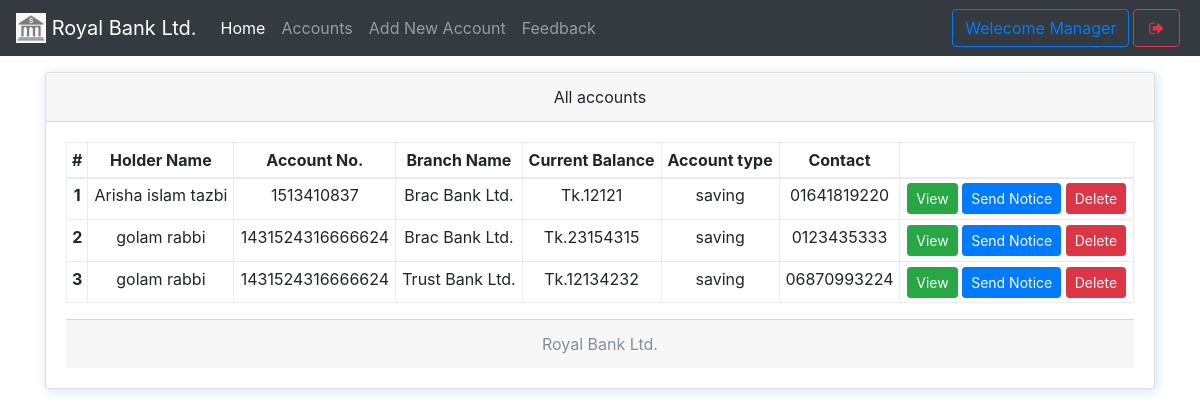
The page /mindex.php (signed in) on the database its author committed.
### tables this page shows
CREATE TABLE `useraccounts` (
  `id` int(11) NOT NULL,
  `email` text NOT NULL,
  `password` text NOT NULL,
  `name` varchar(111) NOT NULL,
  `balance` varchar(111) NOT NULL,
  `cnic` varchar(111) NOT NULL,
  `number` varchar(111) NOT NULL,
  `city` varchar(111) NOT NULL,
  `address` varchar(111) NOT NULL,
  `source` varchar(111) NOT NULL,
  `accountNo` varchar(111) NOT NULL,
  `branch` varchar(111) NOT NULL,
  `accountType` varchar(111) NOT NULL,
  `date` timestamp NOT NULL DEFAULT current_timestamp(),
  `birth` date NOT NULL DEFAULT current_timestamp(),
  `nationality` varchar(200) NOT NULL,
  `occupation` varchar(200) NOT NULL,
  `authority` varchar(200) NOT NULL,
  `issued_state` varchar(200) NOT NULL,
  `district` varchar(200) NOT NULL,
  `nid_number` varchar(200) NOT NULL,
  `nname` varchar(200) NOT NULL,
  `nnid` varchar(200) NOT NULL,
  `issued_date` date NOT NULL DEFAULT current_timestamp(),
  `expiry_date` date NOT NULL DEFAULT current_timestamp(),
  `select_gender` varchar(200) NOT NULL DEFAULT 'gender'
);

CREATE TABLE `branch` (
  `branchId` int(11) NOT NULL,
  `branchNo` varchar(111) NOT NULL,
  `branchName` varchar(111) NOT NULL
);

### mindex.php (the view, shortened to what this page needs)
<!DOCTYPE html>
<html>
<head>
  <?php require 'assets/autoloader.php'; ?>
  <?php require 'assets/function.php'; ?>
</head>
<body style="background-size: 100%" class="bg-gradient-seconday">
<nav class="navbar navbar-expand-lg navbar-dark bg-dark fixed-top">
 <a class="navbar-brand" href="#">
    <img src="images/logo.png" style="object-fit:cover;object-position:center center" width="30" height="30" class="d-inline-block align-top" alt="">
   <?php echo bankname; ?>
  </a>
  <div class="collapse navbar-collapse" id="navbarSupportedContent">
    <ul class="navbar-nav mr-auto">
      <li class="nav-item ">
        <a class="nav-link active" href="mindex.php">Home <span class="sr-only">(current)</span></a>
      </li>
      <li class="nav-item ">  <a class="nav-link" href="maccounts.php">Accounts</a></li>
      <li class="nav-item ">  <a class="nav-link" href="maddnew.php">Add New Account</a></li>
      <li class="nav-item ">  <a class="nav-link" href="mfeedback.php">Feedback</a></li>
    </ul>
    <?php include 'msideButton.php'; ?>
  </div>
</nav><br><br><br>
<div class="container">
<div class="card w-100 text-center shadowBlue">
  <div class="card-header">
    All accounts
  </div>
  <div class="card-body">
   <table class="table table-bordered table-sm">
  <thead>
    <tr>
      <th scope="col">#</th>
      <th scope="col">Holder Name</th>
      <th scope="col">Account No.</th>
      <th scope="col">Branch Name</th>
      <th scope="col">Current Balance</th>
      <th scope="col">Account type</th>
      <th scope="col">Contact</th>
      <th scope="col"></th>
    </tr>
  </thead>
  <tbody>
    <?php
      $i=0;
      $array = $con->query("select * from useraccounts,branch where useraccounts.branch = branch.branchId");
      if ($array->num_rows > 0)
      {
        while ($row = $array->fetch_assoc())
        {$i++;
    ?>
      <tr>
        <th scope="row"><?php echo $i ?></th>
        <td><?php echo $row['name'] ?></td>
        <td><?php echo $row['accountNo'] ?></td>
        <td><?php echo $row['branchName'] ?></td>
        <td>Tk.<?php echo $row['balance'] ?></td>
        <td><?php echo $row['accountType'] ?></td>
        <td><?php echo $row['number'] ?></td>
        <td>
          <a href="show.php?id=<?php echo $row['id'] ?>" class='btn btn-success btn-sm' data-toggle='tooltip' title="View More info">View</a>
          <a href="mnotice.php?id=<?php echo $row['id'] ?>" class='btn btn-primary btn-sm' data-toggle='tooltip' title="Send notice to this">Send Notice</a>
          <a href="mindex.php?delete=<?php echo $row['id'] ?>" class='btn btn-danger btn-sm' data-toggle='tooltip' title="Delete this account">Delete</a>
        </td>
      </tr>
    <?php
        }
      }
     ?>
  </tbody>
</table>
  <div class="card-footer text-muted">
    <?php echo bankname; ?>
  </div>
</div>
</body>
</html>

### assets/autoloader.php (shortened to what this page needs)
<link rel="stylesheet" type="text/css" href="css/bootstrap.min.css">
<link rel="stylesheet" type="text/css" href="css/custom.css">
<link rel="stylesheet" type="text/css" href="font-awesome/css/font-awesome.min.css">

### msideButton.php
<form class="form-inline my-2 my-lg-0">
       	<button class="btn btn-outline-primary">Welecome Manager</button>
        <a href="logout.php" data-toggle="tooltip" title="Logout" class="btn btn-outline-danger mx-1" ><i class="fa fa-sign-out fa-fw"></i></a>
</form>

### css/custom.css (style rules this page uses)
.shadowBlue { box-shadow: 2px 2px 11px #75b3e759 }

### rows shown on the page
useraccounts: name "Arisha islam tazbi", accountNo "1513410837", branch.branchName "Brac Bank Ltd.", balance "12121", accountType "saving", number "01641819220"
useraccounts: name "golam rabbi", accountNo "1431524316666624", branch.branchName "Brac Bank Ltd.", balance "23154315", accountType "saving", number "0123435333"
useraccounts: name "golam rabbi", accountNo "1431524316666624", branch.branchName "Trust Bank Ltd.", balance "12134232", accountType "saving", number "06870993224"

### other values the page prints
bankname "Royal Bank Ltd."
